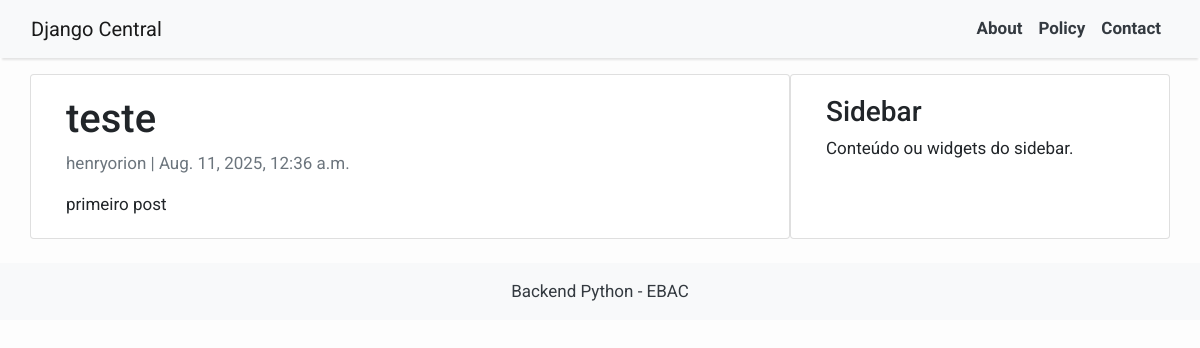
Page /teste/ on the committed database.
### blog/models/post.py (models this page shows, shortened)
class Post(models.Model):
    title = models.CharField(max_length=200)
    slug = models.SlugField(unique=True)
    author = models.ForeignKey(User, on_delete=models.CASCADE)
    content = models.TextField()
    created_on = models.DateTimeField(auto_now_add=True)

### blog/views/post_views.py (the view)
# urls.py: path('<slug:slug>/', views.post_detail, name='post_detail'),
def post_detail(request, slug):
    post = get_object_or_404(Post, slug=slug)
    return render(request, 'post_detail.html', {'post': post})

### blog/templates/post_detail.html
{% extends 'base.html' %} {% block content %}
<div class="container">
  <div class="row">
    <div class="col-md-8 card mb-4  mt-3 left  top">
      <div class="card-body">
        <h1>{% block title %} {{ post.title }} {% endblock title %}</h1>
        <p class=" text-muted">{{ post.author }} | {{ post.created_on }}</p>
        <p class="card-text ">{{ post.content | safe }}</p>
      </div>
    </div>
    {% block sidebar %} {% include 'side_bar.html' %} {% endblock sidebar %}
  </div>
</div>
{% endblock content %}

### blog/templates/base.html (style rules this page uses)
body { font-family: "Roboto", sans-serif; font-size: 17px; background-color: #fdfdfd; }

### rows in the picture
Post: title "teste", author "henryorion", created_on "Aug. 11, 2025, 12:36 a.m.", content "primeiro post"
